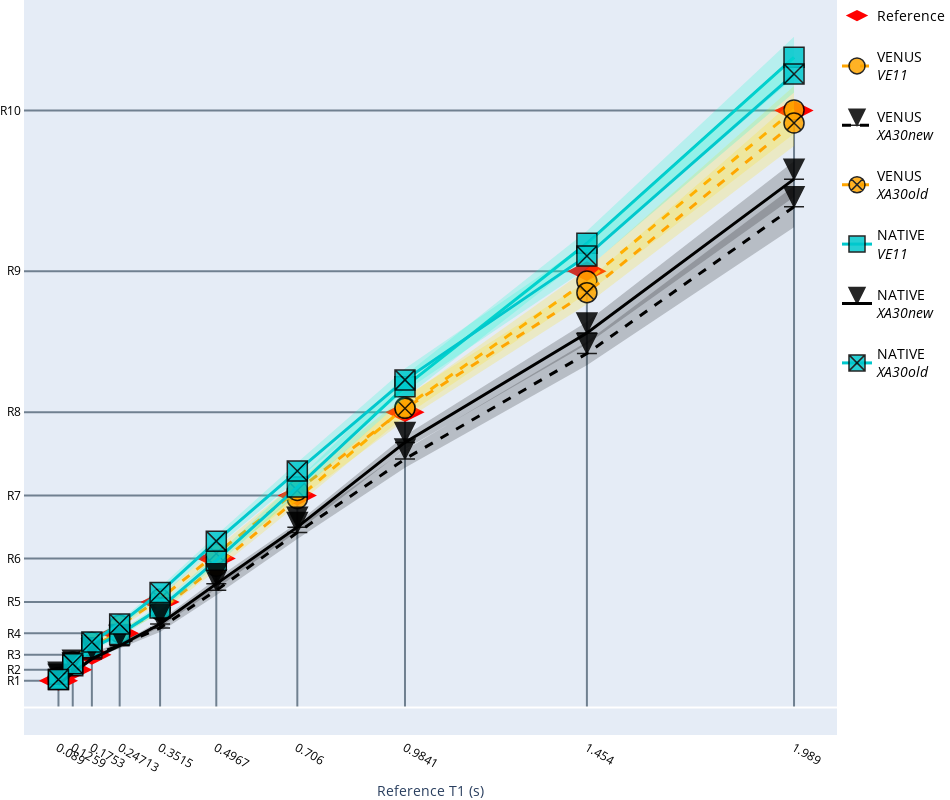

Here is the notebook cell this chart was saved with:
### Markdown cell above
### VENUS vs NATIVE `T1` estimations

`````{admonition} Note
:class: tip
Reproduces Figure 4b from the [article](https://www.biorxiv.org/content/10.1101/2021.12.27.474259v2).
`````

T1 values from the vendor-native acquisitions are represented by solid lines and square markers in cold colors, and those from VENUS attain dashed lines and circle markers in hot colors. 

> Vendor-native measurements, especially G1<sub>NATIVE</sub> and S2<sub>NATIVE</sub>, overestimate T1. G1<sub>VENUS</sub> and S1-2<sub>VENUS</sub> remain closer to the reference.

### Code cell
def plotrefline(fig, inp): 
    fig.add_shape(type='line',
                    layer='below',  
                    x0=0,
                    y0=inp,
                    x1=inp,
                    y1=inp,
                    line=dict(color='#708090'),
                    xref='x',
                    yref='y')
    fig.add_shape(type='line',
                    layer='below',  
                    x0=inp,
                    y0=0,
                    x1=inp,
                    y1=inp,
                    line=dict(color='#708090'),
                    xref='x',
                    yref='y')
    return fig
    

fig = go.Figure()
for ii in refMean:    
    fig = plotrefline(fig,ii)
    
fig.add_trace(go.Scatter(
    x=refMean, y=refMean,
    line_color='red',
    mode = 'markers',
    name = 'Reference',
    marker = dict(size=28,symbol='diamond-wide')

))
for jj in range(0,len(sessions),1):
    avg_array  = []
    std_array  =  []
    cur_tag = sessions[jj]
    cur_csv = pd.read_csv(derivativesDir + '/sub-phantom/' + 'ses-' + sessions[jj].partition('_')[0] + '/stat/sub-phantom_ses-' + sessions[jj] + '_stat_summary.csv')
    avg_array = np.array(cur_csv['T1 (mean)'])
    std_array = np.array(cur_csv['T1 (std)'])
    upper = list(np.squeeze(np.array(avg_array)) + np.squeeze(np.array(std_array)))
    lower = list(np.squeeze(np.array(avg_array)) - np.squeeze(np.array(std_array)))
    # Add std lines
    fig.add_trace(go.Scatter(
        x= refMean + refMean[::-1],
        y=upper+lower[::-1],
        fill='toself',
        fillcolor= colors_line[cur_tag],
        line_color='rgba(255,0,0,0)',
        name= convert_tag[cur_tag],
        showlegend = False,
        legendgroup = cur_tag
    ))
    # Add markers
    fig.add_trace(go.Scatter(
        x=refMean, y=avg_array,
        line_color=colors2[cur_tag],
        name= convert_tag[cur_tag],
        marker = dict(size=20,symbol=line_sym[cur_tag],line=dict(color='black',width=1.5),opacity=0.85, color=colors2[cur_tag]),
        line=dict(width=3, dash=line_dash[cur_tag]),
        legendgroup = cur_tag,
        customdata= np.round(((np.array(avg_array) - np.array(refMean))/np.array(refMean))*100,2),
        hovertemplate='<br>%{y},<b>∆T1:</b>%{customdata}',
        hoverlabel = dict(namelength = -1)
    ))

fig.update_layout(height=800, width=950)
fig.update_layout(legend=dict(x=1, y=1,tracegroupgap=20,font=dict(color="black",size=14)))
axis_template = dict(linecolor = 'white', 
                     showticklabels = True,
                     showgrid=False,
                     tickfont=dict(color="black"), 
                     gridcolor = '#708090',
                     tickvals = refMean[::-1])
fig.update_xaxes(axis_template,range=[0,2.1], title = "Reference T1 (s)")

fig.update_yaxes(axis_template,tickmode="array",tickvals=refMean,ticktext=["R10","R9","R8","R7","R6","R5","R4","R3","R2","R1"])
fig.update_layout(title='',title_font_color="white",margin=dict(l=0,r=0,t=0,b=0))
fig.update_layout(hovermode = "x")



fig

### Figure 1 — Plotly figure (JSON) as saved in the notebook; plotly's stock layout.template omitted (floating-point values rounded to 4 significant figures)
{"data": [{"line": {"color": "red"}, "marker": {"size": 28, "symbol": "diamond-wide"}, "mode": "markers", "name": "Reference", "type": "scatter", "x": [1.989, 1.454, 0.9841, 0.706, 0.4967, 0.3515, 0.2471, 0.1753, 0.1259, 0.089], "y": [1.989, 1.454, 0.9841, 0.706, 0.4967, 0.3515, 0.2471, 0.1753, 0.1259, 0.089]}, {"fill": "toself", "fillcolor": "rgba(255,220,0,0.2)", "legendgroup": "rthSKYrev", "line": {"color": "rgba(255,0,0,0)"}, "name": "VENUS<br><i>VE11</i>", "showlegend": false, "type": "scatter", "x": [1.989, 1.454, 0.9841, 0.706, 0.4967, 0.3515, 0.2471, 0.1753, 0.1259, 0.089, 0.089, 0.1259, 0.1753, 0.2471, 0.3515, 0.4967, 0.706, 0.9841, 1.454, 1.989], "y": [2.071, 1.461, 1.031, 0.7158, 0.4846, 0.3338, 0.259, 0.214, 0.1568, 0.1055, 0.0948, 0.1409, 0.1923, 0.2395, 0.314, 0.4565, 0.6755, 0.9708, 1.381, 1.911]}, {"customdata": [0.12, -2.28, 1.7, -1.47, -5.26, -7.85, 0.86, 15.88, 18.23, 12.51], "hoverlabel": {"namelength": -1}, "hovertemplate": "<br>%{y},<b>∆T1:</b>%{customdata}", "legendgroup": "rthSKYrev", "line": {"color": "orange", "dash": "dash", "width": 3}, "marker": {"color": "orange", "line": {"color": "black", "width": 1.5}, "opacity": 0.85, "size": 20, "symbol": "circle"}, "name": "VENUS<br><i>VE11</i>", "type": "scatter", "x": [1.989, 1.454, 0.9841, 0.706, 0.4967, 0.3515, 0.2471, 0.1753, 0.1259, 0.089], "y": [1.991, 1.421, 1.001, 0.6956, 0.4706, 0.3239, 0.2493, 0.2031, 0.1489, 0.1001]}, {"fill": "toself", "fillcolor": "rgba(0,0,0,0.2)", "legendgroup": "rthSKYxa30_acq-test", "line": {"color": "rgba(255,0,0,0)"}, "name": "VENUS<br><i>XA30new</i>", "showlegend": false, "type": "scatter", "x": [1.989, 1.454, 0.9841, 0.706, 0.4967, 0.3515, 0.2471, 0.1753, 0.1259, 0.089, 0.089, 0.1259, 0.1753, 0.2471, 0.3515, 0.4967, 0.706, 0.9841, 1.454, 1.989], "y": [1.737, 1.218, 0.8576, 0.6042, 0.4069, 0.278, 0.2173, 0.1814, 0.1285, 0.08948, 0.07812, 0.1188, 0.1647, 0.1965, 0.2516, 0.374, 0.5614, 0.7987, 1.141, 1.6]}, {"customdata": [-16.11, -18.88, -15.85, -17.45, -21.4, -24.66, -16.28, -1.29, -1.79, -5.84], "hoverlabel": {"namelength": -1}, "hovertemplate": "<br>%{y},<b>∆T1:</b>%{customdata}", "legendgroup": "rthSKYxa30_acq-test", "line": {"color": "black", "dash": "dash", "width": 3}, "marker": {"color": "black", "line": {"color": "black", "width": 1.5}, "opacity": 0.85, "size": 20, "symbol": "arrow-bar-down"}, "name": "VENUS<br><i>XA30new</i>", "type": "scatter", "x": [1.989, 1.454, 0.9841, 0.706, 0.4967, 0.3515, 0.2471, 0.1753, 0.1259, 0.089], "y": [1.669, 1.179, 0.8281, 0.5828, 0.3904, 0.2648, 0.2069, 0.173, 0.1236, 0.0838]}, {"fill": "toself", "fillcolor": "rgba(255,220,0,0.2)", "legendgroup": "rthSKYxa30_acq-manualrefv", "line": {"color": "rgba(255,0,0,0)"}, "name": "VENUS<br><i>XA30old</i>", "showlegend": false, "type": "scatter", "x": [1.989, 1.454, 0.9841, 0.706, 0.4967, 0.3515, 0.2471, 0.1753, 0.1259, 0.089, 0.089, 0.1259, 0.1753, 0.2471, 0.3515, 0.4967, 0.706, 0.9841, 1.454, 1.989], "y": [2.024, 1.421, 1.036, 0.7548, 0.5298, 0.3732, 0.2834, 0.2275, 0.1592, 0.1034, 0.09301, 0.1443, 0.2062, 0.2647, 0.3501, 0.4953, 0.6918, 0.9574, 1.344, 1.871]}, {"customdata": [-2.08, -4.94, 1.29, 2.45, 3.19, 2.88, 10.88, 23.71, 20.52, 10.33], "hoverlabel": {"namelength": -1}, "hovertemplate": "<br>%{y},<b>∆T1:</b>%{customdata}", "legendgroup": "rthSKYxa30_acq-manualrefv", "line": {"color": "orange", "dash": "dash", "width": 3}, "marker": {"color": "orange", "line": {"color": "black", "width": 1.5}, "opacity": 0.85, "size": 20, "symbol": "circle-x"}, "name": "VENUS<br><i>XA30old</i>", "type": "scatter", "x": [1.989, 1.454, 0.9841, 0.706, 0.4967, 0.3515, 0.2471, 0.1753, 0.1259, 0.089], "y": [1.948, 1.382, 0.9968, 0.7233, 0.5125, 0.3616, 0.274, 0.2169, 0.1517, 0.0982]}, {"fill": "toself", "fillcolor": "rgba(0,248,205,0.2)", "legendgroup": "vendorSKYrev", "line": {"color": "rgba(255,0,0,0)"}, "name": "NATIVE<br><i>VE11</i>", "showlegend": false, "type": "scatter", "x": [1.989, 1.454, 0.9841, 0.706, 0.4967, 0.3515, 0.2471, 0.1753, 0.1259, 0.089, 0.089, 0.1259, 0.1753, 0.2471, 0.3515, 0.4967, 0.706, 0.9841, 1.454, 1.989], "y": [2.235, 1.588, 1.107, 0.7579, 0.5071, 0.3446, 0.2538, 0.2086, 0.1453, 0.09781, 0.08772, 0.1334, 0.1888, 0.2332, 0.3179, 0.4738, 0.711, 1.031, 1.506, 2.098]}, {"customdata": [8.93, 6.39, 8.62, 4.03, -1.26, -5.76, -1.46, 13.36, 10.69, 4.23], "hoverlabel": {"namelength": -1}, "hovertemplate": "<br>%{y},<b>∆T1:</b>%{customdata}", "legendgroup": "vendorSKYrev", "line": {"color": "rgba(0,200,205,1)", "dash": "solid", "width": 3}, "marker": {"color": "rgba(0,200,205,1)", "line": {"color": "black", "width": 1.5}, "opacity": 0.85, "size": 20, "symbol": "square"}, "name": "NATIVE<br><i>VE11</i>", "type": "scatter", "x": [1.989, 1.454, 0.9841, 0.706, 0.4967, 0.3515, 0.2471, 0.1753, 0.1259, 0.089], "y": [2.167, 1.547, 1.069, 0.7344, 0.4904, 0.3312, 0.2435, 0.1987, 0.1394, 0.09277]}, {"fill": "toself", "fillcolor": "rgba(0,0,0,0.2)", "legendgroup": "vendorSKYxa30_acq-test", "line": {"color": "rgba(255,0,0,0)"}, "name": "NATIVE<br><i>XA30new</i>", "showlegend": false, "type": "scatter", "x": [1.989, 1.454, 0.9841, 0.706, 0.4967, 0.3515, 0.2471, 0.1753, 0.1259, 0.089, 0.089, 0.1259, 0.1753, 0.2471, 0.3515, 0.4967, 0.706, 0.9841, 1.454, 1.989], "y": [1.82, 1.285, 0.906, 0.6154, 0.4285, 0.2891, 0.212, 0.1688, 0.1235, 0.08458, 0.06967, 0.1078, 0.1548, 0.1994, 0.2673, 0.3952, 0.5862, 0.8606, 1.21, 1.701]}, {"customdata": [-11.49, -14.19, -10.24, -14.9, -17.08, -20.85, -16.77, -7.72, -8.12, -13.34], "hoverlabel": {"namelength": -1}, "hovertemplate": "<br>%{y},<b>∆T1:</b>%{customdata}", "legendgroup": "vendorSKYxa30_acq-test", "line": {"color": "black", "dash": "solid", "width": 3}, "marker": {"color": "black", "line": {"color": "black", "width": 1.5}, "opacity": 0.85, "size": 20, "symbol": "arrow-bar-down"}, "name": "NATIVE<br><i>XA30new</i>", "type": "scatter", "x": [1.989, 1.454, 0.9841, 0.706, 0.4967, 0.3515, 0.2471, 0.1753, 0.1259, 0.089], "y": [1.76, 1.248, 0.8833, 0.6008, 0.4118, 0.2782, 0.2057, 0.1618, 0.1157, 0.07712]}, {"fill": "toself", "fillcolor": "rgba(0,248,205,0.2)", "legendgroup": "vendorSKYxa30_acq-manualrefv", "line": {"color": "rgba(255,0,0,0)"}, "name": "NATIVE<br><i>XA30old</i>", "showlegend": false, "type": "scatter", "x": [1.989, 1.454, 0.9841, 0.706, 0.4967, 0.3515, 0.2471, 0.1753, 0.1259, 0.089, 0.089, 0.1259, 0.1753, 0.2471, 0.3515, 0.4967, 0.706, 0.9841, 1.454, 1.989], "y": [2.172, 1.546, 1.13, 0.816, 0.5742, 0.4002, 0.2892, 0.2287, 0.1535, 0.1001, 0.08663, 0.1383, 0.208, 0.2676, 0.3663, 0.5342, 0.7597, 1.053, 1.463, 2.049]}, {"customdata": [6.11, 3.49, 10.92, 11.6, 11.58, 9.03, 12.64, 24.56, 15.89, 4.91], "hoverlabel": {"namelength": -1}, "hovertemplate": "<br>%{y},<b>∆T1:</b>%{customdata}", "legendgroup": "vendorSKYxa30_acq-manualrefv", "line": {"color": "rgba(0,200,205,1)", "dash": "solid", "width": 3}, "marker": {"color": "rgba(0,200,205,1)", "line": {"color": "black", "width": 1.5}, "opacity": 0.85, "size": 20, "symbol": "square-x"}, "name": "NATIVE<br><i>XA30old</i>", "type": "scatter", "x": [1.989, 1.454, 0.9841, 0.706, 0.4967, 0.3515, 0.2471, 0.1753, 0.1259, 0.089], "y": [2.111, 1.505, 1.092, 0.7879, 0.5542, 0.3832, 0.2784, 0.2184, 0.1459, 0.09337]}], "layout": {"height": 800, "hovermode": "x", "legend": {"font": {"color": "black", "size": 14}, "tracegroupgap": 20, "x": 1, "y": 1}, "margin": {"b": 0, "l": 0, "r": 0, "t": 0}, "shapes": [{"layer": "below", "line": {"color": "#708090"}, "type": "line", "x0": 0, "x1": 1.989, "xref": "x", "y0": 1.989, "y1": 1.989, "yref": "y"}, {"layer": "below", "line": {"color": "#708090"}, "type": "line", "x0": 1.989, "x1": 1.989, "xref": "x", "y0": 0, "y1": 1.989, "yref": "y"}, {"layer": "below", "line": {"color": "#708090"}, "type": "line", "x0": 0, "x1": 1.454, "xref": "x", "y0": 1.454, "y1": 1.454, "yref": "y"}, {"layer": "below", "line": {"color": "#708090"}, "type": "line", "x0": 1.454, "x1": 1.454, "xref": "x", "y0": 0, "y1": 1.454, "yref": "y"}, {"layer": "below", "line": {"color": "#708090"}, "type": "line", "x0": 0, "x1": 0.9841, "xref": "x", "y0": 0.9841, "y1": 0.9841, "yref": "y"}, {"layer": "below", "line": {"color": "#708090"}, "type": "line", "x0": 0.9841, "x1": 0.9841, "xref": "x", "y0": 0, "y1": 0.9841, "yref": "y"}, {"layer": "below", "line": {"color": "#708090"}, "type": "line", "x0": 0, "x1": 0.706, "xref": "x", "y0": 0.706, "y1": 0.706, "yref": "y"}, {"layer": "below", "line": {"color": "#708090"}, "type": "line", "x0": 0.706, "x1": 0.706, "xref": "x", "y0": 0, "y1": 0.706, "yref": "y"}, {"layer": "below", "line": {"color": "#708090"}, "type": "line", "x0": 0, "x1": 0.4967, "xref": "x", "y0": 0.4967, "y1": 0.4967, "yref": "y"}, {"layer": "below", "line": {"color": "#708090"}, "type": "line", "x0": 0.4967, "x1": 0.4967, "xref": "x", "y0": 0, "y1": 0.4967, "yref": "y"}, {"layer": "below", "line": {"color": "#708090"}, "type": "line", "x0": 0, "x1": 0.3515, "xref": "x", "y0": 0.3515, "y1": 0.3515, "yref": "y"}, {"layer": "below", "line": {"color": "#708090"}, "type": "line", "x0": 0.3515, "x1": 0.3515, "xref": "x", "y0": 0, "y1": 0.3515, "yref": "y"}, {"layer": "below", "line": {"color": "#708090"}, "type": "line", "x0": 0, "x1": 0.2471, "xref": "x", "y0": 0.2471, "y1": 0.2471, "yref": "y"}, {"layer": "below", "line": {"color": "#708090"}, "type": "line", "x0": 0.2471, "x1": 0.2471, "xref": "x", "y0": 0, "y1": 0.2471, "yref": "y"}, {"layer": "below", "line": {"color": "#708090"}, "type": "line", "x0": 0, "x1": 0.1753, "xref": "x", "y0": 0.1753, "y1": 0.1753, "yref": "y"}, {"layer": "below", "line": {"color": "#708090"}, "type": "line", "x0": 0.1753, "x1": 0.1753, "xref": "x", "y0": 0, "y1": 0.1753, "yref": "y"}, {"layer": "below", "line": {"color": "#708090"}, "type": "line", "x0": 0, "x1": 0.1259, "xref": "x", "y0": 0.1259, "y1": 0.1259, "yref": "y"}, {"layer": "below", "line": {"color": "#708090"}, "type": "line", "x0": 0.1259, "x1": 0.1259, "xref": "x", "y0": 0, "y1": 0.1259, "yref": "y"}, {"layer": "below", "line": {"color": "#708090"}, "type": "line", "x0": 0, "x1": 0.089, "xref": "x", "y0": 0.089, "y1": 0.089, "yref": "y"}, {"layer": "below", "line": {"color": "#708090"}, "type": "line", "x0": 0.089, "x1": 0.089, "xref": "x", "y0": 0, "y1": 0.089, "yref": "y"}], "title": {"font": {"color": "white"}, "text": ""}, "width": 950, "xaxis": {"gridcolor": "#708090", "linecolor": "white", "range": [0, 2.1], "showgrid": false, "showticklabels": true, "tickfont": {"color": "black"}, "tickvals": [0.089, 0.1259, 0.1753, 0.2471, 0.3515, 0.4967, 0.706, 0.9841, 1.454, 1.989], "title": {"text": "Reference T1 (s)"}}, "yaxis": {"gridcolor": "#708090", "linecolor": "white", "showgrid": false, "showticklabels": true, "tickfont": {"color": "black"}, "tickmode": "array", "ticktext": ["R10", "R9", "R8", "R7", "R6", "R5", "R4", "R3", "R2", "R1"], "tickvals": [1.989, 1.454, 0.9841, 0.706, 0.4967, 0.3515, 0.2471, 0.1753, 0.1259, 0.089]}}}
